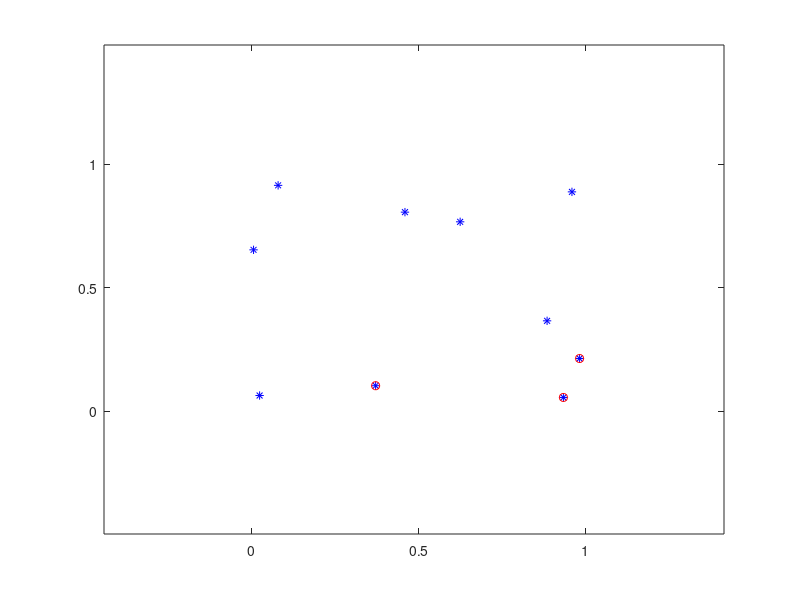

Reproduce this figure in MATLAB. (Note: this script raises an error after producing the figure.)
% Delaunay triangulation demo
% Beril Sirmacek
% University of Twente April 2018
%%
clear all
close all
clc
%% Create a 2D point cloud

x = rand(1,10);
y = rand(1,10);
figure, plot(y,x,'*b'); hold on

% fixed axis limits
h = 0.5;
xminlim = min(x)-h;
xmaxlim = max(x)+h;
yminlim = min(y)-h;
ymaxlim = max(y)+h;
xlim([xminlim, xmaxlim]);
ylim([yminlim, ymaxlim]);
 
%% Find delaunay triangles

%max_distance =  max([max(x)-min(x), max(y)-min(y)]);

% number of points to draw a circle
nc = 1000;
delaunay_edges = [0,0,0];            
count = 1;
for(i = 1:size(x,2))
    for(j = 1:size(x,2))
        for(k = 1:size(x,2))
            
            if((i~=j) && (i~=k) && (j~=k))
      
                % select 3 of the points
                plot(y(i),x(i),'or'); hold on
                plot(y(j),x(j),'or'); hold on
                plot(y(k),x(k),'or'); hold on
                xlim([xminlim, xmaxlim]);
                ylim([yminlim, ymaxlim]);
                
                % fit a circle on points
                points = [y(i),x(i); y(j), x(j); y(k),x(k)];
                [radius, xcyc] = fit_circle_through_3_points(points);
                
                %if(radius < max_distance)
                % draw circle
                t = linspace(0,2*pi,nc);
                xp = xcyc(1) + radius*sin(t);
                yp = xcyc(2) + radius*cos(t);
                
                xcheck = x;
                ycheck = y;
                xcheck([i,j,k]) = [];  
                ycheck([i,j,k]) = [];  
                in = inpolygon(ycheck,xcheck,xp,yp);
                
                if(sum(in)==0)
                    line(xp,yp,'color', 'r');
                    hold on
                    xlim([xminlim, xmaxlim]);
                    ylim([yminlim, ymaxlim]);
                    
                    delaunay_edges(count,:) = [i,j,k];
                    count = count + 1;
                else
                    line(xp,yp,'color', 'g');
                    hold on
                    xlim([xminlim, xmaxlim]);
                    ylim([yminlim, ymaxlim]);
                end
                %in
                
                clear t xp yp radius xcyc xcheck ycheck;
                % change point colors to the original
                pause(0.01)
                
                %end
                hold off
                plot(y,x,'*b');
                hold on
                xlim([xminlim xmaxlim]);
                ylim([yminlim ymaxlim]);
                
            end
        end
    end
end

%% Draw edges
    
figure, plot(y,x,'*b'); 
hold on
xlim([xminlim xmaxlim]);
ylim([yminlim, ymaxlim]);

for(i = 1:count-1)
    ind1 = delaunay_edges(i,1);
    ind2 = delaunay_edges(i,2);
    ind3 = delaunay_edges(i,3);
    
    xv(1) = x(ind1);
    xv(2) = x(ind2);
    xv(3) = x(ind3);
    
    yv(1) = y(ind1);
    yv(2) = y(ind2);
    yv(3) = y(ind3);
    
    line(yv,xv,'color', 'r'); 
    hold on
    xlim([xminlim xmaxlim]);
    ylim([yminlim, ymaxlim]);
end


%%
